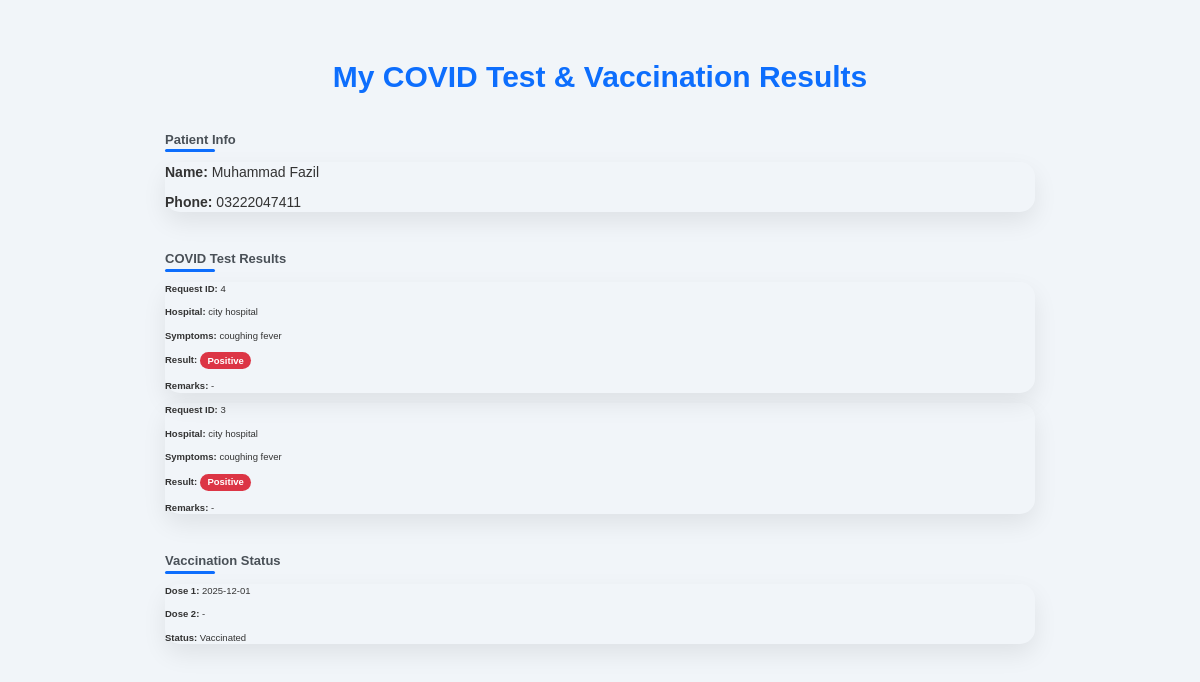
/test_results.php (signed in), run on the app's committed database.
### tables this page shows
CREATE TABLE `signup` (
  `id` int(11) NOT NULL,
  `name` varchar(100) DEFAULT NULL,
  `email` varchar(100) DEFAULT NULL,
  `password` varchar(100) DEFAULT NULL,
  `age` int(11) DEFAULT NULL,
  `gender` varchar(10) DEFAULT NULL,
  `phone` varchar(20) DEFAULT NULL,
  `address` text DEFAULT NULL
);

CREATE TABLE `covid_test_requests` (
  `id` int(11) NOT NULL,
  `patient_name` varchar(100) DEFAULT NULL,
  `email` varchar(100) DEFAULT NULL,
  `phone` varchar(20) DEFAULT NULL,
  `symptoms` text DEFAULT NULL,
  `hospital_name` varchar(150) DEFAULT NULL,
  `request_date` timestamp NOT NULL DEFAULT current_timestamp(),
  `request_status` varchar(20) DEFAULT 'Pending',
  `covid_result` varchar(50) DEFAULT NULL,
  `result` varchar(20) DEFAULT '',
  `remarks` text DEFAULT NULL,
  `result_file` varchar(255) DEFAULT NULL
);

CREATE TABLE `vaccination` (
  `id` int(11) NOT NULL,
  `patient_id` int(11) DEFAULT NULL,
  `dose1_date` date DEFAULT NULL,
  `dose2_date` date DEFAULT NULL,
  `status` varchar(30) DEFAULT 'Not Vaccinated'
);

### test_results.php (the view, shortened to what this page needs)
<?php
include 'db_connect.php';
$email = $_SESSION['email'];
$patient_query = "SELECT id, name, phone FROM signup WHERE email='$email'";
$patient_result = mysqli_query($conn, $patient_query);
if(mysqli_num_rows($patient_result) > 0){
    $patient = mysqli_fetch_assoc($patient_result);
    $name = $patient['name'];
    $phone = $patient['phone'];
    $test_query = "SELECT patient_name, symptoms, hospital_name, result, remarks, result_file, id
                   FROM covid_test_requests
                   WHERE email='$email'
                   ORDER BY id DESC";
    $test_result = mysqli_query($conn, $test_query);
    $vac_query = "SELECT dose1_date, dose2_date, status FROM vaccination WHERE patient_id='".$patient['id']."'";
    $vac_result = mysqli_query($conn, $vac_query);
} else {
    echo "<div class='alert alert-danger'>Patient not found!</div>";
    exit;
}
?>
<!DOCTYPE html>
<html>
<head>
    <link rel="stylesheet" href="css/bootstrap.min.css">
</head>
<body>
<div class="container">
    <h2 class="text-center mb-4">My COVID Test & Vaccination Results</h2>
    <div class="patient-info">
        <h4 class="section-title">Patient Info</h4>
        <div class="card p-3 mb-4">
            <p><strong>Name:</strong> <?php echo htmlspecialchars($name); ?></p>
            <p><strong>Phone:</strong> <?php echo htmlspecialchars($phone); ?></p>
        </div>
    </div>
    <div class="covid-tests">
        <h4 class="section-title">COVID Test Results</h4>
        <?php
        if(mysqli_num_rows($test_result) > 0){
            while($row = mysqli_fetch_assoc($test_result)){
                $badge_class = 'bg-pending';
                $result_text = $row['result'] ?: 'Pending';
                if($row['result'] === 'Negative') $badge_class = 'bg-negative';
                elseif($row['result'] === 'Positive') $badge_class = 'bg-positive';
                echo '<div class="card mb-3">';
                echo '<div class="card-body">';
                echo "<p><strong>Request ID:</strong> {$row['id']}</p>";
                echo "<p><strong>Hospital:</strong> ".htmlspecialchars($row['hospital_name'])."</p>";
                echo "<p><strong>Symptoms:</strong> ".htmlspecialchars($row['symptoms'])."</p>";
                echo "<p><strong>Result:</strong> <span class='badge $badge_class'>$result_text</span></p>";
                echo "<p><strong>Remarks:</strong> ".($row['remarks'] ?: '-')."</p>";
                echo '</div></div>';
            }
        } else {
            echo '<div class="alert alert-warning">No COVID test requests found.</div>';
        }
        ?>
    </div>
    <div class="vaccination">
        <h4 class="section-title">Vaccination Status</h4>
        <?php
        if(mysqli_num_rows($vac_result) > 0){
            $vac = mysqli_fetch_assoc($vac_result);
            echo '<div class="card mb-3">';
            echo '<div class="card-body">';
            echo "<p><strong>Dose 1:</strong> ".($vac['dose1_date'] ?: '-')."</p>";
            echo "<p><strong>Dose 2:</strong> ".($vac['dose2_date'] ?: '-')."</p>";
            echo "<p><strong>Status:</strong> ".($vac['status'] ?: '-')."</p>";
            echo '</div></div>';
        } else {
            echo '<div class="alert alert-warning">No vaccination records found.</div>';
        }
        ?>
    </div>
</div>
</body>
</html>

### test_results.php (style rules this page uses)
body { background-color: #f1f5f9; font-family: 'Poppins', sans-serif; }
h2 { color: #0d6efd; font-weight: 700; }
.section-title { font-size: 1.3rem; font-weight: 600; color: #495057; margin-top: 30px; margin-bottom: 15px; position: relative; display: inline-block; }
.section-title::after { content: ''; position: absolute; width: 50px; height: 3px; background-color: #0d6efd; bottom: -5px; left: 0; border-radius: 2px; }
.card { border-radius: 15px; box-shadow: 0 10px 25px rgba(0,0,0,0.08); transition: transform 0.2s, box-shadow 0.2s; }
.card-body p { margin-bottom: 10px; font-size: 0.95rem; }
.badge { font-size: 0.95rem; padding: 0.4em 0.8em; border-radius: 12px; }
.bg-positive { background-color: #dc3545; color: #fff; }
.container { max-width: 900px; margin-top: 40px; margin-bottom: 40px; }

### data on the page
signup: name "Muhammad Fazil", phone "03222047411"
covid_test_requests: id "4", hospital_name "city hospital", symptoms "coughing fever", result "Positive", remarks "-"
covid_test_requests: id "3", hospital_name "city hospital", symptoms "coughing fever", result "Positive", remarks "-"
vaccination: dose1_date "2025-12-01", dose2_date "-", status "Vaccinated"
